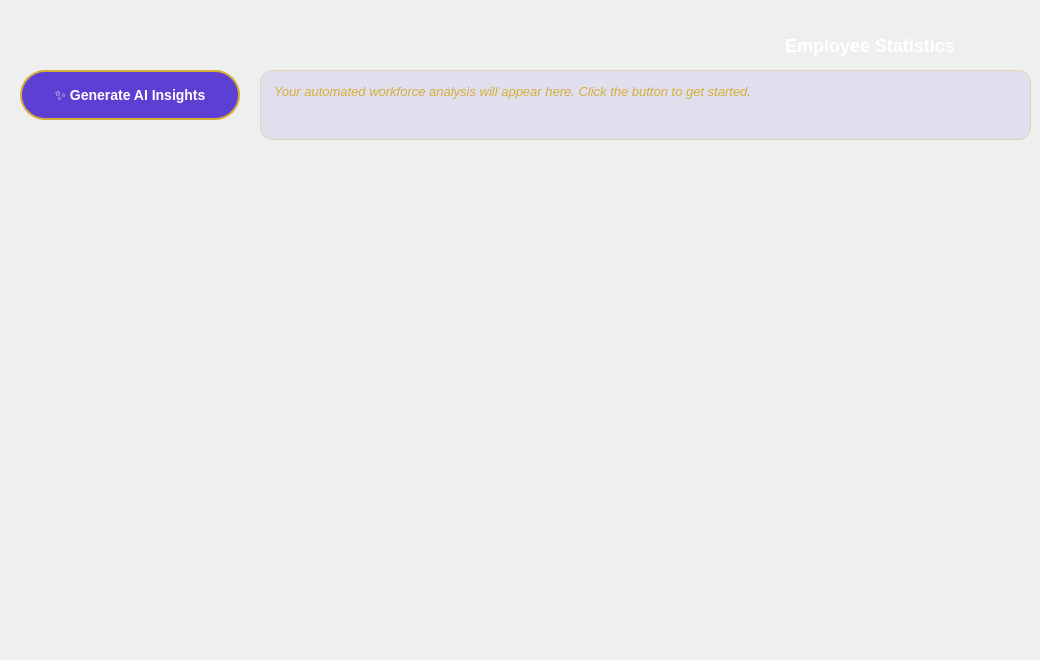
   <widget class="QWidget" name="tab_stats">
    <attribute name="title">
     <string>Statistics</string>
    </attribute>
    <widget class="QLabel" name="label_stats_title">
     <property name="geometry">
      <rect>
       <x>720</x>
       <y>30</y>
       <width>300</width>
       <height>30</height>
      </rect>
     </property>
     <property name="styleSheet">
      <string notr="true">font-size: 18px; font-weight: bold; color: white;</string>
     </property>
     <property name="text">
      <string>Employee Statistics</string>
     </property>
     <property name="alignment">
      <set>Qt::AlignmentFlag::AlignCenter</set>
     </property>
    </widget>
    <widget class="QWidget" name="widget_chart_emp" native="true">
     <property name="geometry">
      <rect>
       <x>20</x>
       <y>150</y>
       <width>1011</width>
       <height>501</height>
      </rect>
     </property>
     <layout class="QGridLayout" name="gridLayout_stats"/>
    </widget>
    <widget class="QPushButton" name="btn_stats_ai_gen">
     <property name="geometry">
      <rect>
       <x>20</x>
       <y>70</y>
       <width>220</width>
       <height>50</height>
      </rect>
     </property>
     <property name="styleSheet">
      <string notr="true">QPushButton { background-color: #5D3FD3; border-radius: 25px; color: white; font-weight: bold; font-size: 14px; border: 2px solid #D4AF37; }
QPushButton:hover { background-color: #7B68EE; border-color: #FFF; }</string>
     </property>
     <property name="text">
      <string>✨ Generate AI Insights</string>
     </property>
    </widget>
    <widget class="QLabel" name="lbl_stats_ai_insight">
     <property name="geometry">
      <rect>
       <x>260</x>
       <y>70</y>
       <width>771</width>
       <height>70</height>
      </rect>
     </property>
     <property name="styleSheet">
      <string notr="true">color: #D4AF37; font-size: 13px; font-style: italic; background: rgba(93, 63, 211, 0.1); padding: 10px; border-radius: 12px; border: 1px solid rgba(212, 175, 55, 0.3);</string>
     </property>
     <property name="text">
      <string>Your automated workforce analysis will appear here. Click the button to get started.</string>
     </property>
     <property name="alignment">
      <set>Qt::AlignmentFlag::AlignLeading|Qt::AlignmentFlag::AlignLeft|Qt::AlignmentFlag::AlignTop</set>
     </property>
     <property name="wordWrap">
      <bool>true</bool>
     </property>
    </widget>
   </widget>
